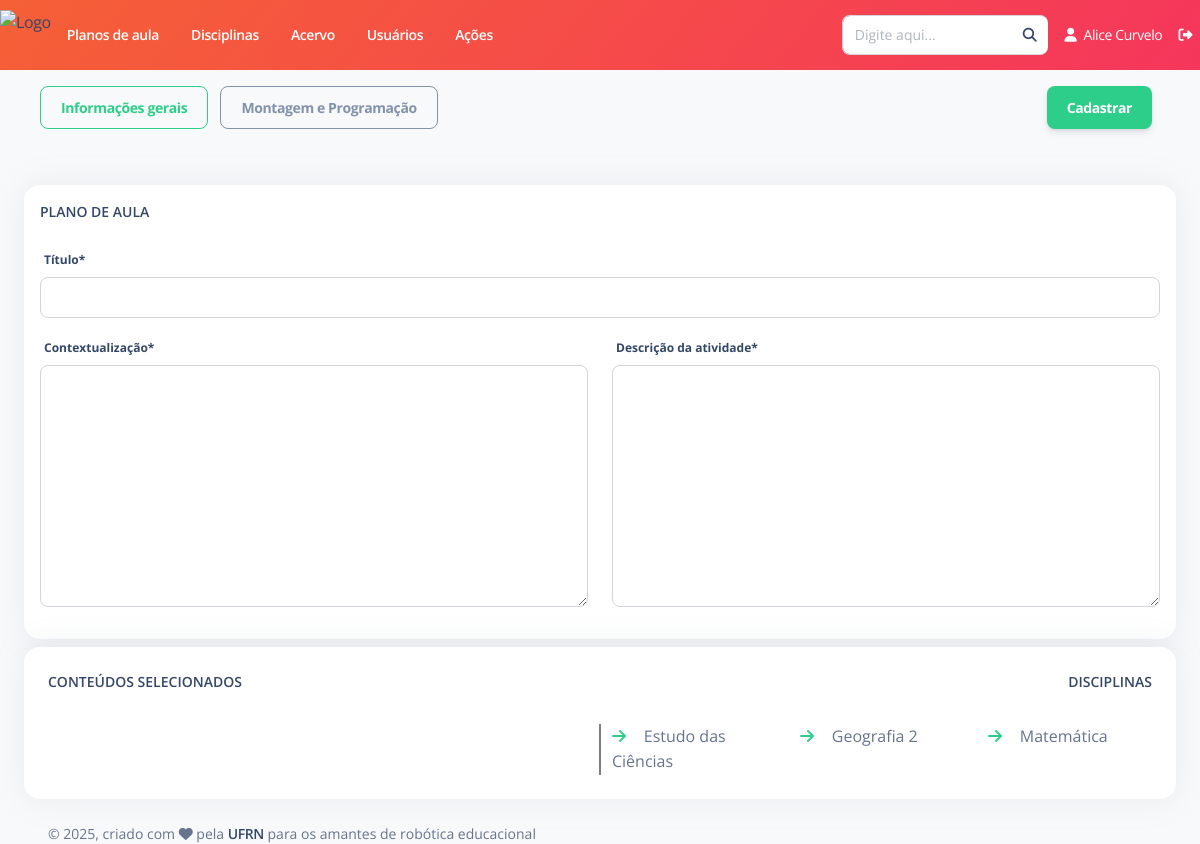
Page /plano-aula/criar/ (signed in) on the committed database.
### Disciplina/models.py (models this page shows, shortened)
class Disciplina(models.Model):
    nome = models.CharField(unique=True, max_length=200, verbose_name="Nome")
    status = models.CharField(max_length=7, choices=STATUS, default='Ativo')
    class Meta:
        ordering = ['nome']
        verbose_name = "Disciplina"
        verbose_name_plural = "Disciplinas"

### PlanoAula/views.py (the view)
# urls.py: path('criar/', views.CriarAcao.as_view(), name='criar'),
@login_required
def criar(request):
    if (request.method == 'POST'):
        form_inf_gerais = forms.FormInfGerais(request.POST)
        form_montagem = forms.FormMontagem(request.POST, request.FILES)
        form_programacao = forms.FormProgramacao(request.POST, request.FILES)
        if (form_inf_gerais.is_valid() and form_montagem.is_valid() and form_programacao.is_valid()):
            conteudos = request.POST.get('lista_id_conteudos','').split(',')
            plano_aula = PlanoAula()
            plano_aula.criador = Usuario.objects.get(id=request.user.id)
            plano_aula.titulo = form_inf_gerais.cleaned_data['titulo']
            plano_aula.contextualizacao = form_inf_gerais.cleaned_data['contextualizacao']
            plano_aula.descricao_atividade = form_inf_gerais.cleaned_data['descricao_atividade']
            if (form_inf_gerais.cleaned_data['avaliacao'] != ""):
                plano_aula.avaliacao = form_inf_gerais.cleaned_data['avaliacao']
            if (form_montagem.cleaned_data['nivel_dificuldade_montagem'] != ""):
                plano_aula.nivel_dificuldade_montagem = form_montagem.cleaned_data['nivel_dificuldade_montagem']
            if (form_montagem.cleaned_data['robo_equipamento'] != ""):
                plano_aula.robo_equipamento = form_montagem.cleaned_data['robo_equipamento']
            if (form_montagem.cleaned_data['robo_descricao'] != ""):
                plano_aula.robo_descricao = form_montagem.cleaned_data['robo_descricao']
            if (form_montagem.cleaned_data['robo_link'] != ""):
                plano_aula.robo_link = form_montagem.cleaned_data['robo_link']
            if (form_montagem.cleaned_data['robo_pdf'] != ""):
                plano_aula.robo_pdf = form_montagem.cleaned_data['robo_pdf']
            if (form_programacao.cleaned_data['nivel_dificuldade_programacao'] != ""):
                plano_aula.nivel_dificuldade_programacao = form_programacao.cleaned_data['nivel_dificuldade_programacao']
            if (form_programacao.cleaned_data['prog_linguagem'] != ""):
                plano_aula.prog_linguagem = form_programacao.cleaned_data['prog_linguagem']
            if (form_programacao.cleaned_data['prog_descricao'] != ""):
                plano_aula.prog_descricao = form_programacao.cleaned_data['prog_descricao']
            if (form_programacao.cleaned_data['prog_link'] != ""):
                plano_aula.prog_link = form_programacao.cleaned_data['prog_link']
            if (form_programacao.cleaned_data['prog_codigos'] != ""):
                plano_aula.prog_codigos = form_programacao.cleaned_data['prog_codigos']
            plano_aula.save()
            if (conteudos != ['']):
                for conteudo in conteudos:
                    plano_aula.conteudos.add(Conteudo.objects.get(id=int(conteudo)))
            plano_aula.save()
            return redirect('plano_aula:listar')
    else:
        form_inf_gerais = forms.FormInfGerais()
        form_montagem = forms.FormMontagem()
        form_programacao = forms.FormProgramacao()
        lista_disciplinas = Disciplina.objects.filter(status="Ativo")
        lista_conteudos = Conteudo.objects.filter(status="Ativo")
        informacoes = {
            'form_inf_gerais': form_inf_gerais,
            'form_montagem': form_montagem,
            'form_programacao': form_programacao,
            'lista_disciplinas': lista_disciplinas,
            'lista_conteudos': lista_conteudos,
        }
        return render(request, "PlanoAula/criar.html", informacoes)

### PlanoAula/forms.py
class FormInfGerais(ModelForm):
    class Meta:
        model = PlanoAula
        fields = ('titulo', 'contextualizacao', 'descricao_atividade', 'avaliacao')
        error_messages = {
            'titulo': {
                'required': "Esse campo é obrigatório.",
            }
        }

class FormMontagem(ModelForm):
    class Meta:
        model = PlanoAula
        fields = ('nivel_dificuldade_montagem', 'robo_equipamento', 'robo_descricao', 'robo_link', 'robo_pdf')

### templates/PlanoAula/criar.html (shortened to what this page needs)
{% extends "Base/base.html" %}
{% load static %} {% load bootstrap5 %}
{% load crispy_forms_tags %}
{% block conteudo %}
<div class="p-3 d-flex main justify-content-between">
    <div>
        <button id="btn_inf_gerais" class="btn btn-outline-success me-2" onclick="mostrar_inf_gerais()">Informações gerais</button>
        <button id="btn_montagem_programacao" class="btn btn-outline-secondary me-2" onclick="mostrar_montagem_programacao()">Montagem e Programação</button>
    </div>
    <input class="btn btn-success me-2" form="form_plano_aula" type="submit" value="Cadastrar" />
</div>
<form id="form_plano_aula" method="POST" enctype="multipart/form-data">
    <div>
        <div id="div_inf_gerais">
            <div class="row mt-4">
                <div class="col-lg-12 col-md-12 mb-2">
                    <div class="card">
                        <div class="card-header pb-0 p-3">
                            <div class="d-flex justify-content-between">
                                <h6 class="text-uppercase text-sm">Plano de aula</h6>
                            </div>
                        </div>
                        <div class="card-body p-3 overflow-auto">
                            {{ form_inf_gerais.titulo|as_crispy_field }}
                            <div class="row">
                                <div class="col-lg-6 col-md-6 col-12">
                                    {{ form_inf_gerais.contextualizacao|as_crispy_field }}
                                </div>
                                <div class="col-lg-6 col-md-6 col-12">
                                    {{ form_inf_gerais.descricao_atividade|as_crispy_field }}
                                </div>
                            </div>
                        </div>
                    </div>
                </div>
                <div class="col-lg-12 col-md-12 mb-2">
                    <div class="card">
                        <div class="card-header pb-0">
                            <div class="d-flex justify-content-between">
                                <h6 class="text-uppercase text-sm">Conteúdos selecionados</h6>
                                <div>
                                    <h6 id="text_nome_disciplina" class="text-uppercase text-sm">DISCIPLINAS</h6>
                                </div>
                            </div>
                        </div>
                        <div class="card-body overflow-auto">
                            <div class="row">
                                <div class="col-6" style="box-shadow: .5px 0 0 #000;">
                                </div>
                                <div class="col-6" style="box-shadow: -.5px 0 0 #000;">
                                    <div id="div_disciplinas">
                                        <div class="row">
                                            {% for disciplina in lista_disciplinas %}
                                                {% if disciplina.conteudos.all|length > 0 %}
                                                    <div class="col-lg-4 col-md-6">
                                                        <a onclick="selecionar_conteudo('{{disciplina.nome}}')">
                                                            <i class="text-success me-2 icon-xxs dropdown-item-icon fas fa-arrow-right"></i>
                                                        </a>
                                                        {{ disciplina.nome }}
                                                        <br>
                                                    </div>
                                                {% endif %}
                                            {% endfor %}
                                        </div>
                                    </div>
                                </div>
                            </div>
                        </div>
                    </div>
                </div>
            </div>
        </div>
    </div>
</form>
{% endblock %}

### templates/Base/navbar-horizontal.html (shortened to what this page needs)
{% load static %}
<nav class="navbar navbar-expand-lg px-0 shadow-none bg-gradient-danger" style="height: 70px;">
  <div class="collapse navbar-collapse justify-content-between" id="navbar">
    <ul class="navbar-nav">
      <li class="nav-item d-flex align-items-center h-100">
        <a href="{% url 'home' %}" class="d-flex align-items-center" style="height: 50px;">
          <img src="{% static 'assets/img/LogoRAP-transparente.png' %}"
               style="height: 100%; width: auto; display: block;"
               alt="Logo">
        </a>
      </li>
      <li class="nav-item px-3 d-flex align-items-center">
        <a href="{% url 'plano_aula:listar' %}" class="nav-link font-weight-bold px-0 text-white">
          Planos de aula
        </a>
      </li>
      <li class="nav-item px-3 d-flex align-items-center">
        <a href="{% url 'disciplina:listar' %}" class="nav-link font-weight-bold px-0 text-white">
          Disciplinas
        </a>
      </li>
      <li class="nav-item px-3 d-flex align-items-center">
        <a href="{% url 'acervo:acervo' %}" class="nav-link font-weight-bold px-0 text-white">
          Acervo
        </a>
      </li>
      <li class="nav-item px-3 d-flex align-items-center">
        <a href="" class="nav-link font-weight-bold px-0 text-white">
          Usuários
        </a>
      </li>
      <li class="nav-item px-3 d-flex align-items-center">
        <a href="{% url 'acoes:listar' %}" class="nav-link font-weight-bold px-0 text-white">
          Ações
        </a>
      </li>
    </ul>
    <ul class="navbar-nav align-items-center">
      <li class="nav-item me-2">
        <div class="input-group">
          <input type="text" class="form-control" placeholder="Digite aqui...">
          <span class="input-group-text"><a href=""><i class="fa fa-search"></i></a></span>
        </div>
      </li>
      <li class="nav-item">
        <a href="#" class="nav-link text-white">
          <i class="fa fa-user me-1"></i> {{ user.first_name }} {{ user.last_name }}
        </a>
      </li>
      <li class="nav-item">
        <a href="{% url 'usuario:logout' %}" class="nav-link text-white">
          <i class="fa fa-sign-out-alt"></i>
        </a>
      </li>
    </ul>
  </div>
</nav>

### rows in the picture
Disciplina: nome "Estudo das Ciências"
Disciplina: nome "Geografia 2"
Disciplina: nome "Matemática"

### other values in the picture
{{ user.first_name }} "Alice"
{{ user.last_name }} "Curvelo"
